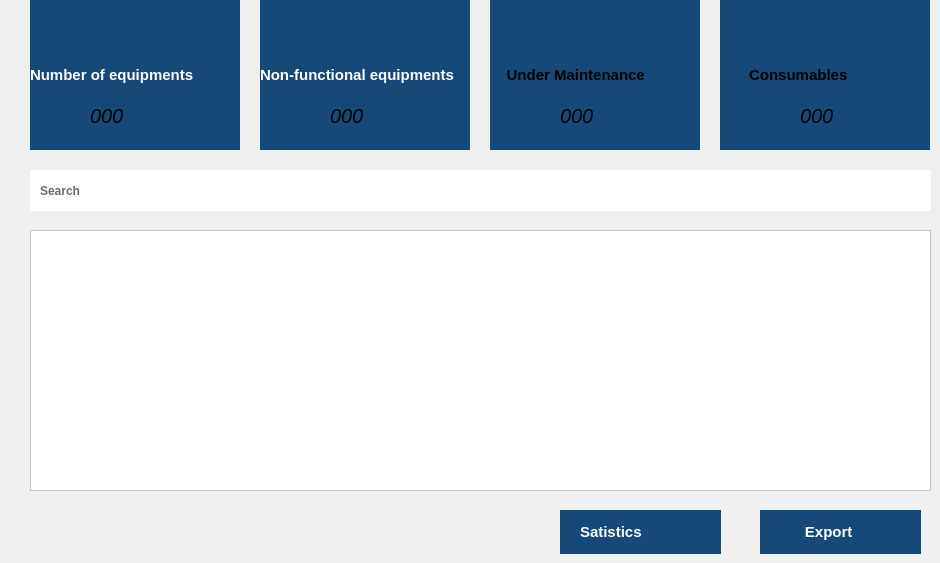
    <widget class="QWidget" name="searchWidget">
     <widget class="QLabel" name="label">
      <property name="geometry">
       <rect>
        <x>30</x>
        <y>0</y>
        <width>210</width>
        <height>150</height>
       </rect>
      </property>
      <property name="font">
       <font>
        <pointsize>11</pointsize>
        <bold>true</bold>
       </font>
      </property>
      <property name="layoutDirection">
       <enum>Qt::LayoutDirection::LeftToRight</enum>
      </property>
      <property name="styleSheet">
       <string notr="true">#label
{
    background-color: rgba(22,73,120,255);;
}</string>
      </property>
      <property name="text">
       <string>&lt;html&gt;&lt;head/&gt;&lt;body&gt;&lt;p&gt;&lt;span style=&quot; color:#ffffff;&quot;&gt;Number of equipments&lt;/span&gt;&lt;/p&gt;&lt;/body&gt;&lt;/html&gt;</string>
      </property>
     </widget>
     <widget class="QLabel" name="label_4">
      <property name="geometry">
       <rect>
        <x>260</x>
        <y>0</y>
        <width>210</width>
        <height>150</height>
       </rect>
      </property>
      <property name="font">
       <font>
        <pointsize>11</pointsize>
        <bold>true</bold>
       </font>
      </property>
      <property name="styleSheet">
       <string notr="true">#label_4
{
background-color:  rgba(22,73,120,255);
}</string>
      </property>
      <property name="text">
       <string>&lt;html&gt;&lt;head/&gt;&lt;body&gt;&lt;p&gt;&lt;span style=&quot; color:#ffffff;&quot;&gt;   Non-functional equipments&lt;/span&gt;&lt;/p&gt;&lt;/body&gt;&lt;/html&gt;</string>
      </property>
     </widget>
     <widget class="QLabel" name="label_5">
      <property name="geometry">
       <rect>
        <x>490</x>
        <y>0</y>
        <width>210</width>
        <height>150</height>
       </rect>
      </property>
      <property name="font">
       <font>
        <pointsize>11</pointsize>
        <bold>true</bold>
       </font>
      </property>
      <property name="styleSheet">
       <string notr="true">#label_5
{
background-color: rgba(22,73,120,255);
}</string>
      </property>
      <property name="text">
       <string>    Under Maintenance</string>
      </property>
     </widget>
     <widget class="QLabel" name="label_6">
      <property name="geometry">
       <rect>
        <x>90</x>
        <y>100</y>
        <width>41</width>
        <height>31</height>
       </rect>
      </property>
      <property name="font">
       <font>
        <pointsize>15</pointsize>
        <italic>true</italic>
        <bold>false</bold>
       </font>
      </property>
      <property name="text">
       <string>000</string>
      </property>
     </widget>
     <widget class="QLabel" name="label_7">
      <property name="geometry">
       <rect>
        <x>330</x>
        <y>100</y>
        <width>51</width>
        <height>31</height>
       </rect>
      </property>
      <property name="font">
       <font>
        <pointsize>15</pointsize>
        <italic>true</italic>
        <bold>false</bold>
       </font>
      </property>
      <property name="text">
       <string>000</string>
      </property>
     </widget>
     <widget class="QLabel" name="label_8">
      <property name="geometry">
       <rect>
        <x>560</x>
        <y>100</y>
        <width>51</width>
        <height>31</height>
       </rect>
      </property>
      <property name="font">
       <font>
        <pointsize>15</pointsize>
        <italic>true</italic>
        <bold>false</bold>
       </font>
      </property>
      <property name="text">
       <string>000</string>
      </property>
     </widget>
     <widget class="QLineEdit" name="searchTextBox">
      <property name="geometry">
       <rect>
        <x>30</x>
        <y>170</y>
        <width>901</width>
        <height>41</height>
       </rect>
      </property>
      <property name="styleSheet">
       <string notr="true">#searchTextBox
{
    font-weight: bold;
    color:rgb(107, 107, 107);
	padding-left:8px;
	border:none;
    background-color:white;
}
</string>
      </property>
      <property name="text">
       <string>Search</string>
      </property>
     </widget>
     <widget class="QTableView" name="equipmentTableView">
      <property name="geometry">
       <rect>
        <x>30</x>
        <y>230</y>
        <width>901</width>
        <height>261</height>
       </rect>
      </property>
      <property name="font">
       <font>
        <pointsize>12</pointsize>
        <bold>true</bold>
       </font>
      </property>
      <property name="styleSheet">
       <string notr="true">#equipmentTableView
{
    
	color: rgb(0, 0, 0);
	background-color:rgb(255, 255, 255);
}</string>
      </property>
     </widget>
     <widget class="QLabel" name="label_11">
      <property name="geometry">
       <rect>
        <x>720</x>
        <y>0</y>
        <width>210</width>
        <height>150</height>
       </rect>
      </property>
      <property name="font">
       <font>
        <pointsize>11</pointsize>
        <bold>true</bold>
       </font>
      </property>
      <property name="styleSheet">
       <string notr="true">#label_11
{
background-color: rgba(22,73,120,255);
}</string>
      </property>
      <property name="text">
       <string>       Consumables</string>
      </property>
     </widget>
     <widget class="QLabel" name="label_16">
      <property name="geometry">
       <rect>
        <x>800</x>
        <y>100</y>
        <width>41</width>
        <height>31</height>
       </rect>
      </property>
      <property name="font">
       <font>
        <pointsize>15</pointsize>
        <italic>true</italic>
        <bold>false</bold>
       </font>
      </property>
      <property name="text">
       <string>000</string>
      </property>
     </widget>
     <widget class="QPushButton" name="export_2">
      <property name="geometry">
       <rect>
        <x>760</x>
        <y>510</y>
        <width>161</width>
        <height>44</height>
       </rect>
      </property>
      <property name="font">
       <font>
        <pointsize>11</pointsize>
        <bold>true</bold>
       </font>
      </property>
      <property name="styleSheet">
       <string notr="true">#export_2
{
	text-align:left;
	padding-left:20px;
	border:none;
	color:white;	
	background:#333333;
	background-color: #164978;
    font-weight: bold;

}
#export_2:hover
{
	text-align:left;
	padding-left:26px;	
	border:none;	
	color:white;	
	background:#333333;
    font-weight: bold;
}</string>
      </property>
      <property name="text">
       <string>      Export </string>
      </property>
      <property name="iconSize">
       <size>
        <width>32</width>
        <height>32</height>
       </size>
      </property>
     </widget>
     <widget class="QPushButton" name="satistics">
      <property name="geometry">
       <rect>
        <x>560</x>
        <y>510</y>
        <width>161</width>
        <height>44</height>
       </rect>
      </property>
      <property name="font">
       <font>
        <pointsize>11</pointsize>
        <bold>true</bold>
       </font>
      </property>
      <property name="styleSheet">
       <string notr="true">#satistics
{
	text-align:left;
	padding-left:20px;
	border:none;
	color:white;	
	background:#333333;
	background-color: #164978;
    font-weight: bold;

}
#satistics:hover
{
	text-align:left;
	padding-left:26px;	
	border:none;	
	color:white;	
	background:#333333;
    font-weight: bold;
}</string>
      </property>
      <property name="text">
       <string>Satistics</string>
      </property>
      <property name="iconSize">
       <size>
        <width>32</width>
        <height>32</height>
       </size>
      </property>
     </widget>
    </widget>
